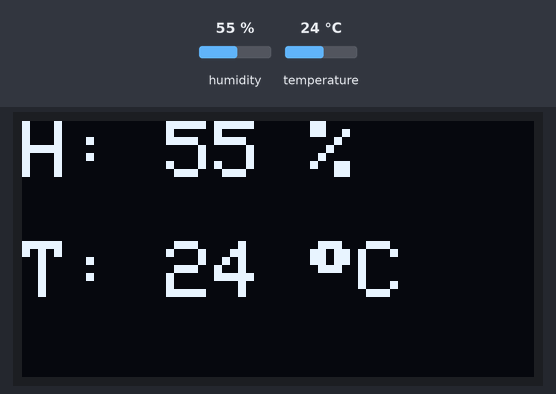
Simulated run of this sketch. Board: ESP8266 (NodeMCU). Parts: 128×64 one-colour display. The inputs (shaded band) are chosen by the test bench; at power-on: humidity 55 %, temperature 24 °C.

Above: at 2.9 s.
3.0 s: humidity set to 22 %
At 4.7 s:
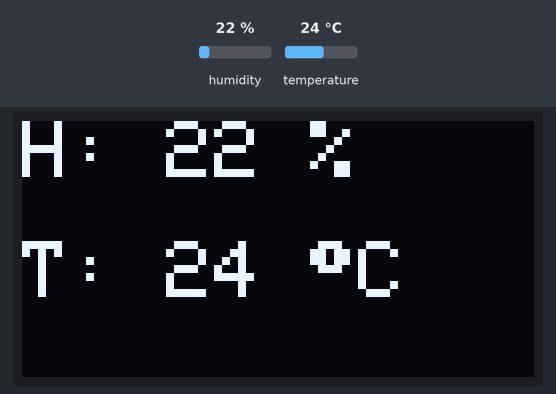
5.7 s: temperature set to 12 °C
At 6.7 s:
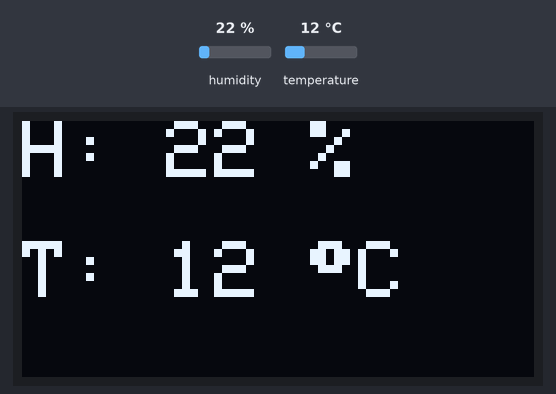
8.4 s: humidity set to 40 %
At 10.8 s:
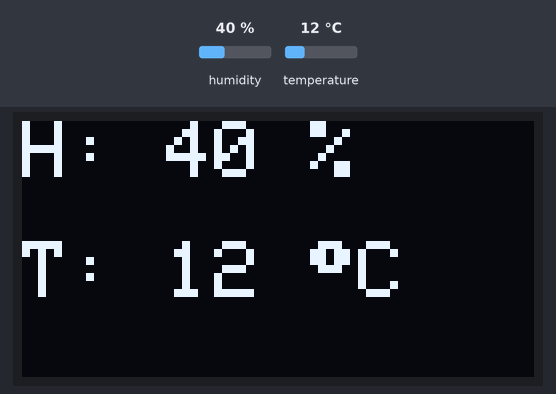
11.8 s: temperature set to 19 °C
At 12.9 s:
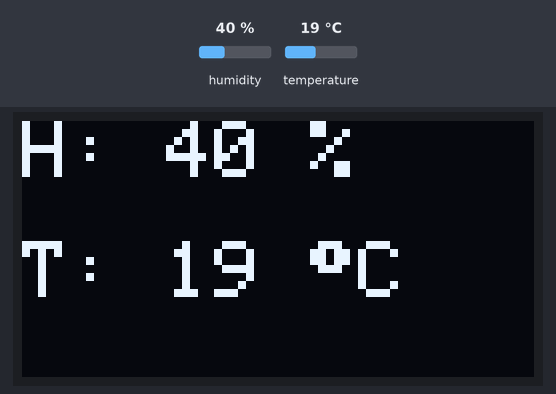
Timing chart, 0 to 14.8 s (numbered marks = the images above; inputs shaded):
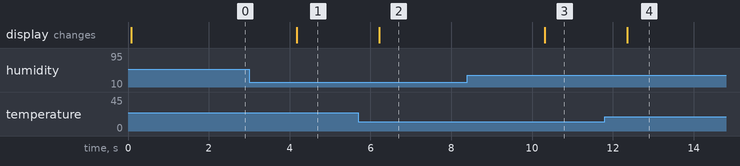

The sketch:

AWiFi_DHT11OLED.ino
```cpp
#include "DHT.h"                    //Include DHT library
#include <Wire.h>                   // Include library
#include <SPI.h>
#include <Adafruit_GFX.h>
#include <Adafruit_SSD1306.h>
#define OLED_RESET -1
Adafruit_SSD1306 OLED(OLED_RESET);  // New object OLED

#define DHTTYPE DHT11
#define DHTPIN  D4
DHT dht (DHTPIN, DHTTYPE, 15);
void setup()   {
  Serial.begin(9600);
  OLED.begin(SSD1306_SWITCHCAPVCC, 0x3C);
  // initialize with the I2C addr 0x3C (for the 128x64)
}
void loop() {
  float h = dht.readHumidity();
  float t = dht.readTemperature();
  float f = dht.readTemperature(true);
  if (isnan(h) || isnan(t) || isnan(f)) {
    Serial.println("Failed to read from DHT sensor!");
    return;
  } else {
    OLED.clearDisplay();               //Clear display
    OLED.setTextColor(WHITE);          //Set text color
    OLED.setCursor(0, 0);              //Set display start position
    OLED.setTextSize(2);               //Set text size x2
    OLED.println("H: " + String(h, 0) + " %"); // Show result value
    OLED.setCursor(0, 30);            //Set display postion
    OLED.print("T: " + String(t, 0) + " ");
    OLED.write(247);
    OLED.print("C");
    OLED.display();                    //Enable display
  }

}
```

Measured:
- after the input at 3.0 s, the display: changes after 1.2 s (image 1)
- after the input at 5.7 s, the display: changes after 0.52 s (image 2)
- after the input at 8.4 s, the display: changes after 1.9 s (image 3)
- after the input at 11.8 s, the display: changes after 0.56 s (image 4)
